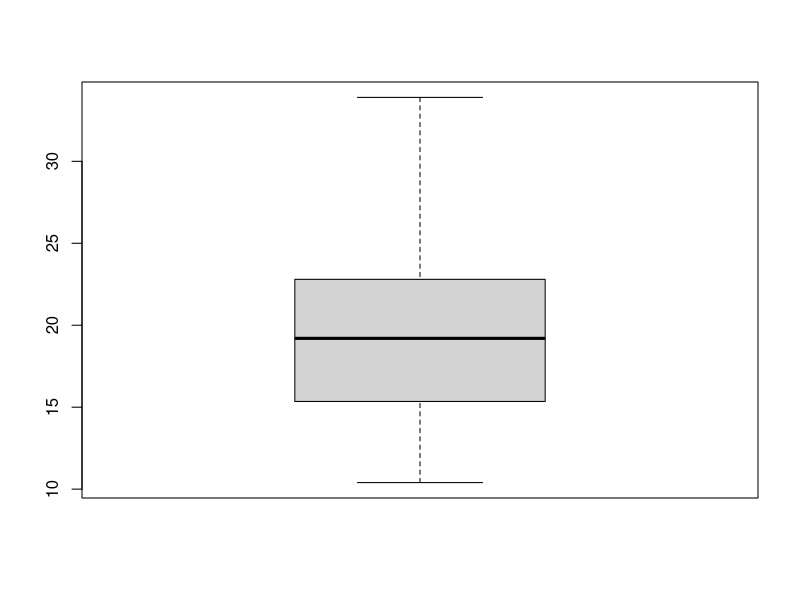
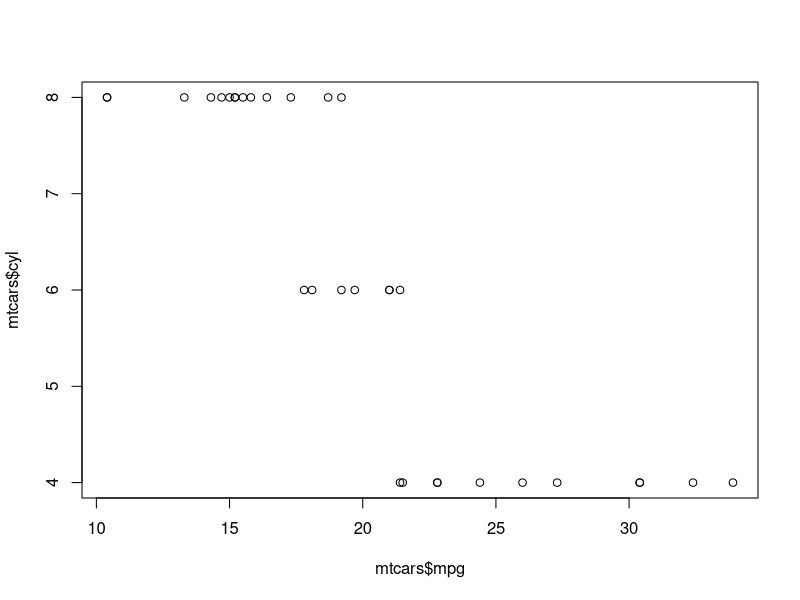
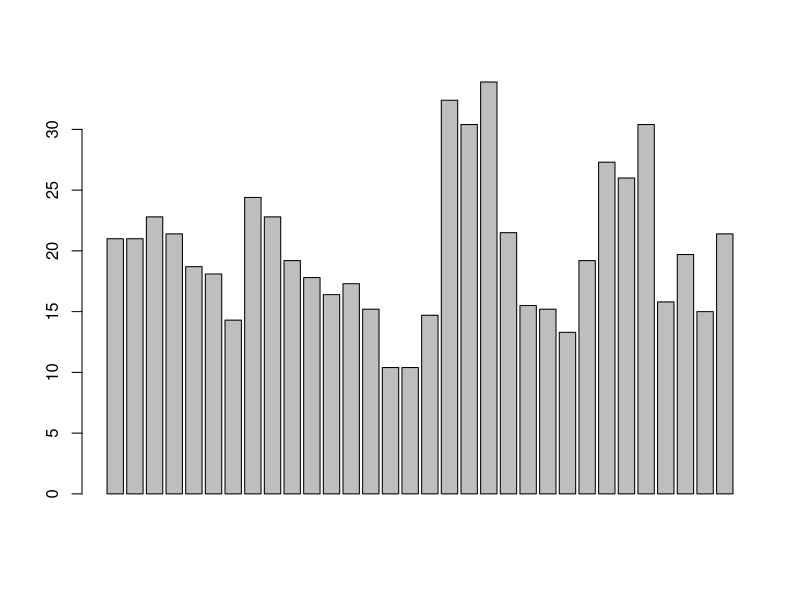

Source code (R) for these figures, in order:
summary(mtcars)
mean (mtcars$mpg)
sd(mtcars$mpg)
max(mtcars$mpg)
min(mtcars$mpg)
boxplot(mtcars$mpg)
mtcars$mpg
length(mtcars$mpg)
plot(mtcars$mpg, mtcars$cyl)
barplot(mtcars$mpg)
